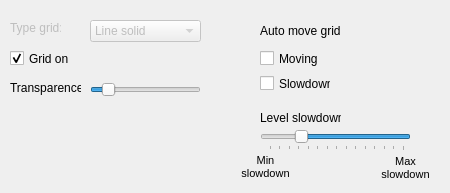
     <widget class="QWidget" name="tab_6">
      <attribute name="title">
       <string>Grid</string>
      </attribute>
      <widget class="QLabel" name="label_10">
       <property name="enabled">
        <bool>false</bool>
       </property>
       <property name="geometry">
        <rect>
         <x>10</x>
         <y>20</y>
         <width>51</width>
         <height>16</height>
        </rect>
       </property>
       <property name="text">
        <string>Type grid: </string>
       </property>
      </widget>
      <widget class="QComboBox" name="comboBox_5">
       <property name="enabled">
        <bool>false</bool>
       </property>
       <property name="geometry">
        <rect>
         <x>90</x>
         <y>20</y>
         <width>111</width>
         <height>22</height>
        </rect>
       </property>
       <item>
        <property name="text">
         <string>Line solid</string>
        </property>
       </item>
       <item>
        <property name="text">
         <string>Line stripple</string>
        </property>
       </item>
      </widget>
      <widget class="QSlider" name="horizontalSlider">
       <property name="geometry">
        <rect>
         <x>90</x>
         <y>80</y>
         <width>111</width>
         <height>19</height>
        </rect>
       </property>
       <property name="maximum">
        <number>255</number>
       </property>
       <property name="value">
        <number>30</number>
       </property>
       <property name="orientation">
        <enum>Qt::Horizontal</enum>
       </property>
      </widget>
      <widget class="QLabel" name="label_11">
       <property name="geometry">
        <rect>
         <x>10</x>
         <y>80</y>
         <width>71</width>
         <height>16</height>
        </rect>
       </property>
       <property name="text">
        <string>Transparence</string>
       </property>
      </widget>
      <widget class="QCheckBox" name="chbGridOn">
       <property name="geometry">
        <rect>
         <x>10</x>
         <y>50</y>
         <width>101</width>
         <height>17</height>
        </rect>
       </property>
       <property name="text">
        <string>Grid on</string>
       </property>
       <property name="checked">
        <bool>true</bool>
       </property>
      </widget>
      <widget class="QCheckBox" name="chbGridSlowDown">
       <property name="geometry">
        <rect>
         <x>260</x>
         <y>75</y>
         <width>71</width>
         <height>17</height>
        </rect>
       </property>
       <property name="text">
        <string>Slowdown</string>
       </property>
       <property name="checked">
        <bool>false</bool>
       </property>
      </widget>
      <widget class="QCheckBox" name="chbGridMoving">
       <property name="geometry">
        <rect>
         <x>260</x>
         <y>50</y>
         <width>61</width>
         <height>17</height>
        </rect>
       </property>
       <property name="text">
        <string>Moving</string>
       </property>
       <property name="checked">
        <bool>false</bool>
       </property>
      </widget>
      <widget class="QLabel" name="label_2">
       <property name="geometry">
        <rect>
         <x>260</x>
         <y>20</y>
         <width>81</width>
         <height>21</height>
        </rect>
       </property>
       <property name="text">
        <string>Auto move grid:</string>
       </property>
      </widget>
      <widget class="QSlider" name="slLevelSlowdown">
       <property name="geometry">
        <rect>
         <x>260</x>
         <y>130</y>
         <width>151</width>
         <height>21</height>
        </rect>
       </property>
       <property name="minimum">
        <number>9200</number>
       </property>
       <property name="maximum">
        <number>10000</number>
       </property>
       <property name="value">
        <number>9800</number>
       </property>
       <property name="orientation">
        <enum>Qt::Horizontal</enum>
       </property>
       <property name="invertedAppearance">
        <bool>true</bool>
       </property>
       <property name="invertedControls">
        <bool>false</bool>
       </property>
       <property name="tickPosition">
        <enum>QSlider::TicksBelow</enum>
       </property>
       <property name="tickInterval">
        <number>56</number>
       </property>
      </widget>
      <widget class="QLabel" name="label_12">
       <property name="geometry">
        <rect>
         <x>260</x>
         <y>110</y>
         <width>81</width>
         <height>16</height>
        </rect>
       </property>
       <property name="lineWidth">
        <number>3</number>
       </property>
       <property name="midLineWidth">
        <number>0</number>
       </property>
       <property name="text">
        <string>Level slowdown</string>
       </property>
       <property name="scaledContents">
        <bool>false</bool>
       </property>
       <property name="openExternalLinks">
        <bool>false</bool>
       </property>
       <property name="textInteractionFlags">
        <set>Qt::NoTextInteraction</set>
       </property>
      </widget>
      <widget class="QLabel" name="label_13">
       <property name="geometry">
        <rect>
         <x>230</x>
         <y>152</y>
         <width>71</width>
         <height>31</height>
        </rect>
       </property>
       <property name="lineWidth">
        <number>3</number>
       </property>
       <property name="midLineWidth">
        <number>0</number>
       </property>
       <property name="text">
        <string>&lt;!DOCTYPE HTML PUBLIC &quot;-//W3C//DTD HTML 4.0//EN&quot; &quot;http://www.w3.org/TR/REC-html40/strict.dtd&quot;&gt;
&lt;html&gt;&lt;head&gt;&lt;meta name=&quot;qrichtext&quot; content=&quot;1&quot; /&gt;&lt;style type=&quot;text/css&quot;&gt;
p, li { white-space: pre-wrap; }
&lt;/style&gt;&lt;/head&gt;&lt;body style=&quot; font-family:'MS Shell Dlg 2'; font-size:8.25pt; font-weight:400; font-style:normal;&quot;&gt;
&lt;p align=&quot;center&quot; style=&quot; margin-top:0px; margin-bottom:0px; margin-left:0px; margin-right:0px; -qt-block-indent:0; text-indent:0px;&quot;&gt;&lt;span style=&quot; font-size:8pt;&quot;&gt;Min&lt;/span&gt;&lt;/p&gt;
&lt;p align=&quot;center&quot; style=&quot; margin-top:0px; margin-bottom:0px; margin-left:0px; margin-right:0px; -qt-block-indent:0; text-indent:0px;&quot;&gt;&lt;span style=&quot; font-size:8pt;&quot;&gt;slowdown&lt;/span&gt;&lt;/p&gt;&lt;/body&gt;&lt;/html&gt;</string>
       </property>
       <property name="scaledContents">
        <bool>false</bool>
       </property>
       <property name="openExternalLinks">
        <bool>false</bool>
       </property>
       <property name="textInteractionFlags">
        <set>Qt::NoTextInteraction</set>
       </property>
      </widget>
      <widget class="QLabel" name="label_14">
       <property name="geometry">
        <rect>
         <x>370</x>
         <y>153</y>
         <width>71</width>
         <height>31</height>
        </rect>
       </property>
       <property name="lineWidth">
        <number>3</number>
       </property>
       <property name="midLineWidth">
        <number>0</number>
       </property>
       <property name="text">
        <string>&lt;!DOCTYPE HTML PUBLIC &quot;-//W3C//DTD HTML 4.0//EN&quot; &quot;http://www.w3.org/TR/REC-html40/strict.dtd&quot;&gt;
&lt;html&gt;&lt;head&gt;&lt;meta name=&quot;qrichtext&quot; content=&quot;1&quot; /&gt;&lt;style type=&quot;text/css&quot;&gt;
p, li { white-space: pre-wrap; }
&lt;/style&gt;&lt;/head&gt;&lt;body style=&quot; font-family:'MS Shell Dlg 2'; font-size:8.25pt; font-weight:400; font-style:normal;&quot;&gt;
&lt;p align=&quot;center&quot; style=&quot; margin-top:0px; margin-bottom:0px; margin-left:0px; margin-right:0px; -qt-block-indent:0; text-indent:0px;&quot;&gt;&lt;span style=&quot; font-size:8pt;&quot;&gt;Max&lt;/span&gt;&lt;/p&gt;
&lt;p align=&quot;center&quot; style=&quot; margin-top:0px; margin-bottom:0px; margin-left:0px; margin-right:0px; -qt-block-indent:0; text-indent:0px;&quot;&gt;&lt;span style=&quot; font-size:8pt;&quot;&gt;slowdown&lt;/span&gt;&lt;/p&gt;&lt;/body&gt;&lt;/html&gt;</string>
       </property>
       <property name="scaledContents">
        <bool>false</bool>
       </property>
       <property name="openExternalLinks">
        <bool>false</bool>
       </property>
       <property name="textInteractionFlags">
        <set>Qt::NoTextInteraction</set>
       </property>
      </widget>
     </widget>
